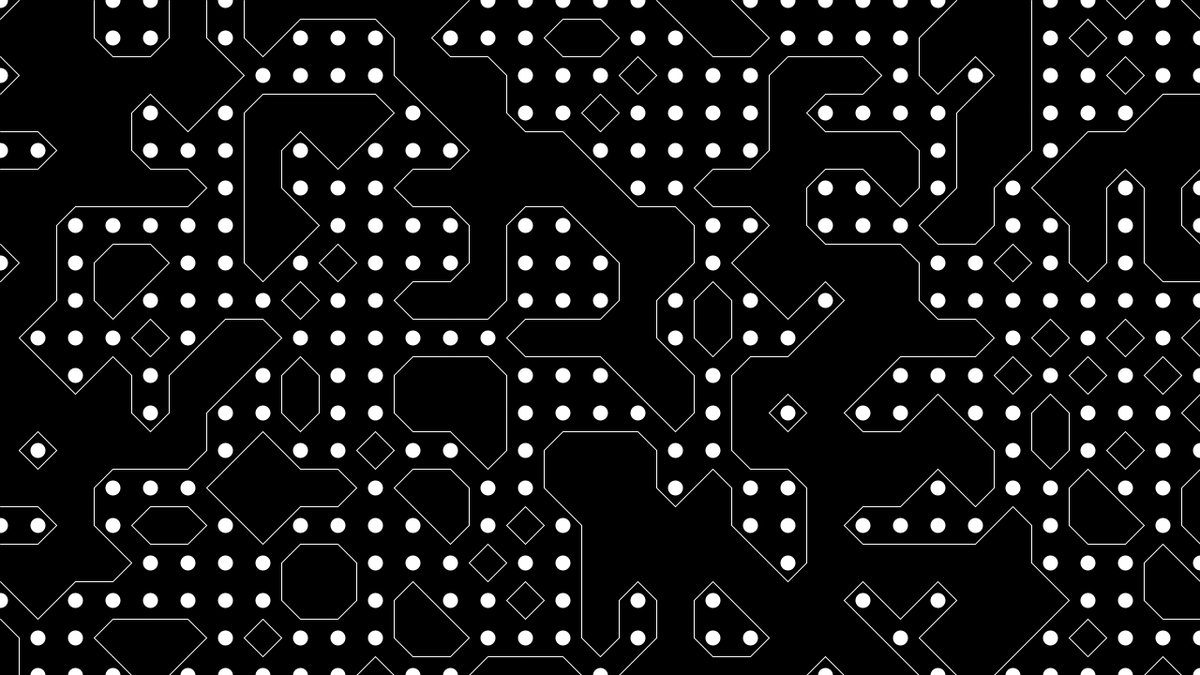
Frame 1 (no input)
Frame 60 (the mouse pressed at the canvas centre just before this capture): identical to frame 1, image omitted
Frame 120 (the mouse held since frame 60 and released just before this capture): identical to frame 1, image omitted

The Processing sketch that drew this single still picture (run headless with seeded random() and noise(); from frame 60 on, the mouse is pressed at the canvas centre):

// Processing sketch: marching_squares
// ── marching_squares.pde
// https://thecodingtrain.com/challenges/coding-in-the-cabana/005-marching-squares.html

float[][] field;
int rez = 40;
int cols, rows;
int ler = 1;
void setup() {
  size(1280, 720);
  cols = 1 + width / rez;
  rows = 1 + height / rez;
  field = new float[cols][rows];
  
  for (int i = 0; i < cols; i++) {
    for (int j = 0; j < rows; j++) {
      field[i][j] = floor(random(2));
    }
  }
}

void line(PVector v1, PVector v2) {
  line(v1.x, v1.y, v2.x, v2.y);
}

void draw() {
  background(0); 
  
  for (int i = 0; i < cols; i++) {
    for (int j = 0; j < rows; j++) {
      stroke(field[i][j]*255);
      strokeWeight(rez*.4);
      point(i*rez, j*rez);
    }
  }

  for (int i = 0; i < cols-1; i++) {
    for (int j = 0; j < rows-1; j++) {
      float x = i * rez;
      float y = j * rez;
      
        PVector p = new PVector(x, y            );
        PVector q = new PVector(x + rez, y);
        PVector r = new PVector(x + rez, y + rez      );
        PVector s = new PVector(x, y + rez);
        PVector a = new PVector();
        PVector b = new PVector();
        PVector c = new PVector();
        PVector d = new PVector();
        
      if(ler == 1){
        a = PVector.lerp(p,q,0.5);
        b = PVector.lerp(q,r,0.5);
        c = PVector.lerp(r,s,0.5);
        d = PVector.lerp(s,p,0.5);
      }else{
        a = new PVector(x + rez * 0.5, y            );
        b = new PVector(x + rez, y + rez * 0.5);
        c = new PVector(x + rez * 0.5, y + rez      );
        d = new PVector(x, y + rez * 0.5);
      }

      int state = getState(ceil(field[i][j]), ceil(field[i+1][j]), 
        ceil(field[i+1][j+1]), ceil(field[i][j+1]));
        
      stroke(255);
      strokeWeight(1);
      switch (state) {
      case 1:  
        line(c, d);
        break;
      case 2:  
        line(b, c);
        break;
      case 3:  
        line(b, d);
        break;
      case 4:  
        line(a, b);
        break;
      case 5:  
        line(a, d);
        line(b, c);
        break;
      case 6:  
        line(a, c);
        break;
      case 7:  
        line(a, d);
        break;
      case 8:  
        line(a, d);
        break;
      case 9:  
        line(a, c);
        break;
      case 10: 
        line(a, b);
        line(c, d);
        break;
      case 11: 
        line(a, b);
        break;
      case 12: 
        line(b, d);
        break;
      case 13: 
        line(b, c);
        break;
      case 14: 
        line(c, d);
        break;
      }
    }
  }
}

int getState(int a, int b, int c, int d) {
  return a * 8 + b * 4  + c * 2 + d * 1;
}
